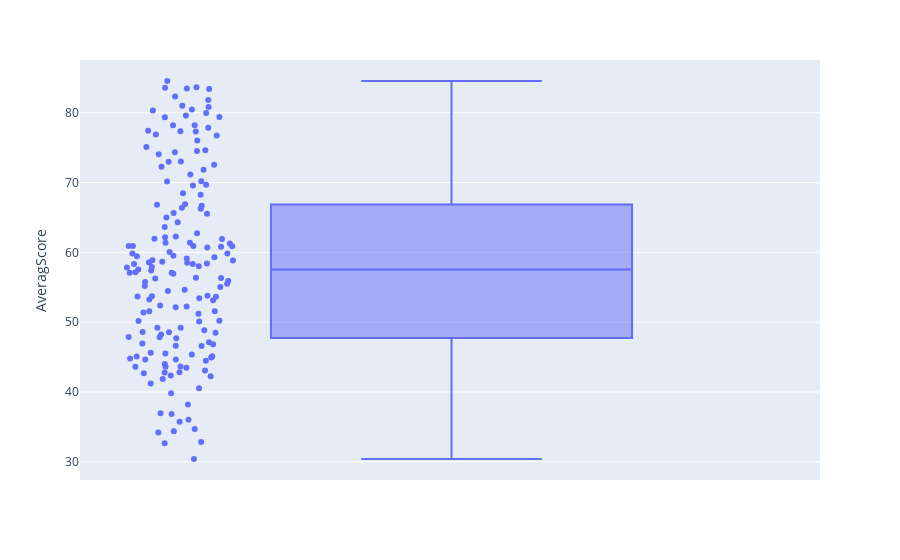

The notebook cell saved with this chart:
### Markdown cell above
<h2>Давайте посмотрим, какие будут AverageScore у разных стран<h2>

### Code cell
fig = px.box(cntr, y = 'AveragScore', points = 'all', hover_name = 'Country')
fig.show()

### Figure 1 — Plotly figure (JSON) as saved in the notebook; plotly's stock layout.template omitted (floating-point values rounded to 4 significant figures; data arrays with more than 128 entries replaced by an {"elided": "..."} marker saying what was removed)
{"data": [{"alignmentgroup": "True", "boxpoints": "all", "hovertemplate": "<b>%{hovertext}</b><br><br>AveragScore=%{y}<extra></extra>", "hovertext": {"elided": "167 str values"}, "legendgroup": "", "marker": {"color": "#636efa"}, "name": "", "notched": false, "offsetgroup": "", "orientation": "v", "showlegend": false, "type": "box", "x0": " ", "xaxis": "x", "y": {"elided": "167 float values"}, "y0": " ", "yaxis": "y"}], "layout": {"boxmode": "group", "legend": {"tracegroupgap": 0}, "margin": {"t": 60}, "xaxis": {"anchor": "y", "domain": [0, 1]}, "yaxis": {"anchor": "x", "domain": [0, 1], "title": {"text": "AveragScore"}}}}
